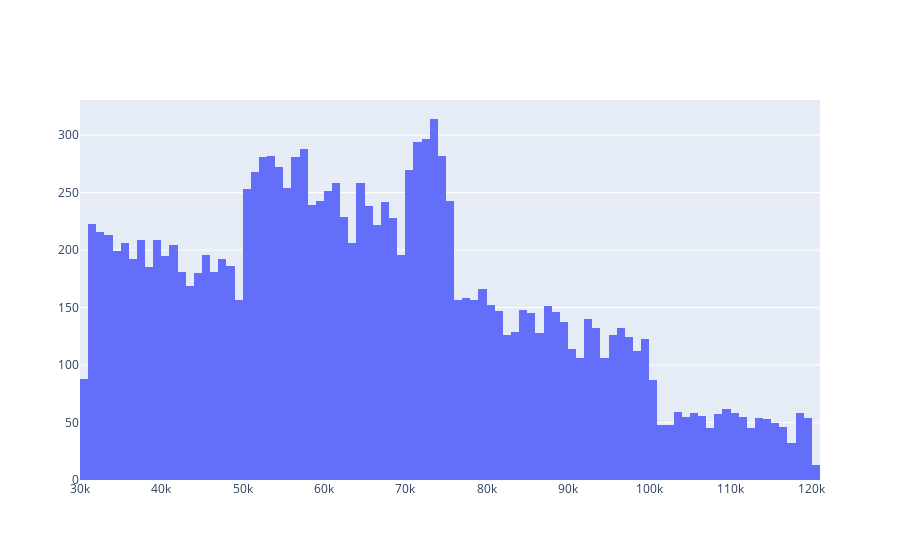

The code cell stored with this chart in its notebook:
### Markdown cell above
#### What's the distribution of profiles income?

### Code cell
# plot income histogram
fig = go.Figure(data=[go.Histogram(x=profile.income.values)])
fig.show()

### Figure 1 — Plotly figure (JSON) as saved in the notebook; plotly's stock layout.template omitted (floating-point values rounded to 4 significant figures; data arrays with more than 128 entries replaced by an {"elided": "..."} marker saying what was removed)
{"data": [{"type": "histogram", "x": {"elided": "17000 int values"}}], "layout": {"autosize": true, "xaxis": {"autorange": true, "range": [30000.0, 121000.0], "type": "linear"}, "yaxis": {"autorange": true, "range": [0, 330.5]}}}
